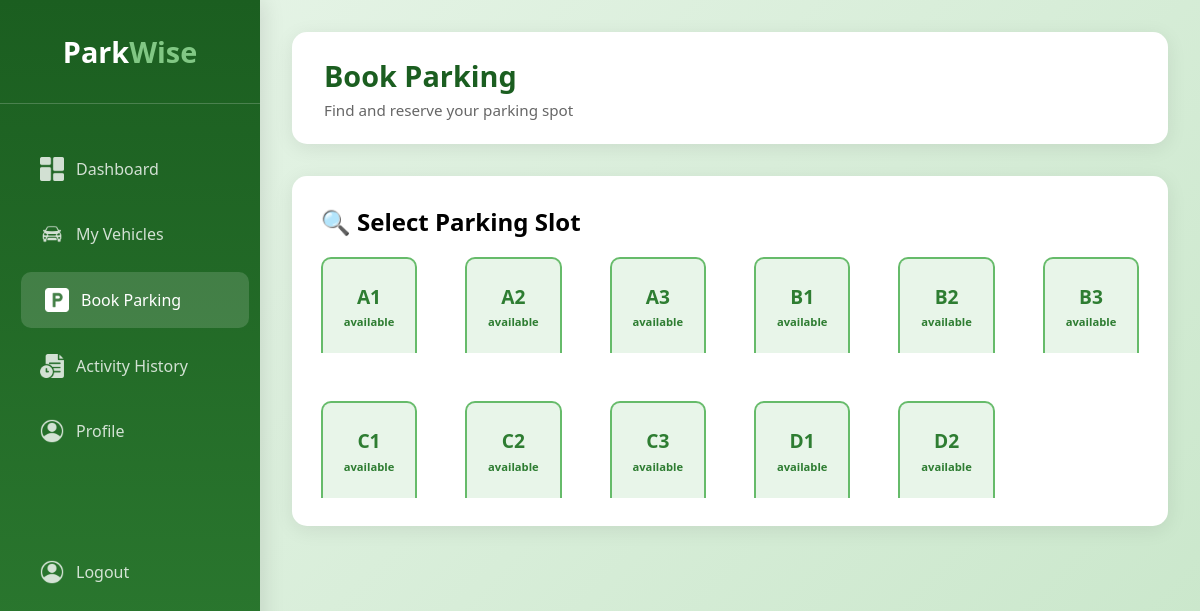
Screenshot of /?controller=UserController&action=showBookingsPage (signed in) with the database file from the repository.
### tables this page shows
CREATE TABLE ParkingSlot (
    slot_id INTEGER PRIMARY KEY AUTOINCREMENT,
    slot_number INTEGER NOT NULL UNIQUE,
    location VARCHAR(100) NOT NULL,
    status VARCHAR(20) NOT NULL DEFAULT 'available',
    created_at DATETIME DEFAULT CURRENT_TIMESTAMP,
    CHECK (status IN ('available', 'reserved', 'occupied'))
);

### views/uniLayout.php (called while the page is built)
<?php require_once("./views/$folderPath" . "/$folderPath" . "Layout.php")?>

### controllers/BaseController.php (called while the page is built, shortened)
<?php
class BaseController{
    public function  renderView($folderPath, $fileName, $datas = NULL, $location = NULL){
        $content = $datas;
        require_once("./views/uniLayout.php");
    }
}

### controllers/UserController.php (called while the page is built, shortened)
<?php
class UserController extends BaseController{
    protected $parkingSlotModel;
    public function __construct(){
        $this->parkingSlotModel = $this->loadModel("ParkingSlot");
    }
    public function showBookingsPage(){
        $datas = $this->parkingSlotModel->getAll();
        $this->renderView("user", "bookParkingPage", $datas, "bookParkingPage");
    }
}

### index.php (called while the page is built, shortened)
<?php
require_once("./dbConnection.php");
require_once("./router.php");

### models/BaseModel.php (called while the page is built, shortened)
<?php
class BaseModel{
    protected $db;
    protected $table;
    public function __construct(){
        $this->db = DbConnection::getInstance();
    }
    public function getAll(){
        try{
            $sql = "SELECT * FROM {$this->table} ORDER BY created_at DESC ";
            $request = $this->db->query($sql);
            $result = $request->fetchAll(PDO::FETCH_ASSOC);
            return $result;
        }catch(PDOException $e){
            error_log($e->getMessage());
            return false;
        }
    }
}

### dbConnection.php (called while the page is built)
<?php
class DbConnection{
    private static $instance = NULL;
    public static function getInstance(){
        if(!isset(self::$instance)){
            try{
                $pdo = new PDO("sqlite:" . __DIR__ . "/database/parkwise.db");
                $pdo->setAttribute(PDO::ATTR_ERRMODE, PDO::ERRMODE_EXCEPTION);
                self::$instance = $pdo;
            }catch(PDOException $e){
                exit("SOMETHING WENT WRONG WHILE CONNECTING TO DATABASE" .  $e->getMessage());
            }
        }
        return self::$instance;
    }
}

### views/user/bookParkingPage.php (the view, shortened to what this page needs)
<div class="main-display">
        <div class="header">
            <div class="welcome">
                <h1>Book Parking</h1>
                <p>Find and reserve your parking spot</p>
            </div>
        </div>
        <div class="parking-card">
            <h2>🔍 Select Parking Slot</h2>
                <div class="parking-grid">
                    <?php foreach($content as $slot):?>
                        <form method="post" action="?controller=UserController&action=showBookingDetailsPage" class="parking-spot <?= $slot["status"]?>" onclick="this.submit()">
                            <div class="spot-number"><?= $slot["slot_number"]?></div>
                            <div class="spot-status"><?= $slot["status"]?></div>
                        </form>
                    <?php endforeach;?>
                </div>
            </div>
        </div>
</div>

### views/static/userStyle.css (style rules this page uses)
* { margin: 0; padding: 0; box-sizing: border-box; }
body { font-family: 'Segoe UI', Tahoma, Geneva, Verdana, sans-serif; background: linear-gradient(135deg, #e8f5e9 0%, #c8e6c9 100%); min-height: 100vh; }
.main-display { margin-left: 260px; flex: 1; padding: 2rem; transition: margin-left 0.3s ease; }
.header { background: white; padding: 1.5rem 2rem; border-radius: 15px; box-shadow: 0 4px 20px rgba(0,0,0,0.08); margin-bottom: 2rem; display: flex; justify-content: space-between; align-items: center; flex-wrap: wrap; gap: 1rem; }
.welcome h1 { color: #1b5e20; font-size: 1.8rem; margin-bottom: 0.3rem; }
.welcome p { color: #666; font-size: 0.95rem; }
.parking-grid { display: grid; grid-template-columns: repeat(auto-fill, minmax(80px, 1fr)); gap: 3rem; }
.parking-card { background: white; padding:1.8rem; border-radius: 15px; box-shadow: 0 4px 20px rgba(0,0,0,0.08); }
.parking-card h2 { padding-bottom: 1.2rem; }
.parking-spot { aspect-ratio: 1; border: 2px solid #e0e0e0; border-bottom: 0px; border-radius: 10px 10px 0px 0px; display: flex; flex-direction: column; align-items: center; justify-content: center; cursor: pointer; transition: all 0.3s ease; font-weight: 600; }
.parking-spot.available { background: #e8f5e9; border-color: #66bb6a; color: #2e7d32; }
.spot-number { font-size: 1.2rem; }
.spot-status { font-size: 0.7rem; margin-top: 0.3rem; }

### rows the page displays
parkingslot: slot_number "A1", status "available"
parkingslot: slot_number "A2", status "available"
parkingslot: slot_number "A3", status "available"
parkingslot: slot_number "B1", status "available"
parkingslot: slot_number "B2", status "available"
parkingslot: slot_number "B3", status "available"
parkingslot: slot_number "C1", status "available"
parkingslot: slot_number "C2", status "available"
parkingslot: slot_number "C3", status "available"
parkingslot: slot_number "D1", status "available"
parkingslot: slot_number "D2", status "available"
